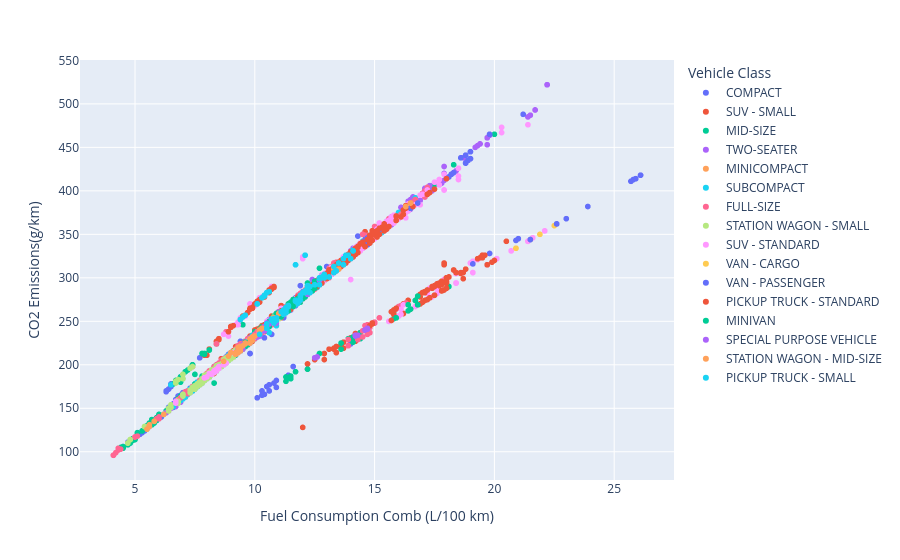

The notebook cell this image was saved under:
### Markdown cell above
## plotly scatter

### Code cell
fig = px.scatter(df_co2,
    x='Fuel Consumption Comb (L/100 km)',
    y='CO2 Emissions(g/km)',
    color='Vehicle Class',
    )
fig.update_layout(legend_x=1.02, legend_y=1)
fig.show()

### Figure 1 — Plotly figure (JSON) as saved in the notebook; plotly's stock layout.template omitted (floating-point values rounded to 4 significant figures; data arrays with more than 128 entries replaced by an {"elided": "..."} marker saying what was removed)
{"data": [{"hovertemplate": "Vehicle Class=COMPACT<br>Fuel Consumption Comb (L/100 km)=%{x}<br>CO2 Emissions(g/km)=%{y}<extra></extra>", "legendgroup": "COMPACT", "marker": {"color": "#636efa", "symbol": "circle"}, "mode": "markers", "name": "COMPACT", "showlegend": true, "type": "scattergl", "x": {"elided": "1022 float values"}, "xaxis": "x", "y": {"elided": "1022 int values"}, "yaxis": "y"}, {"hovertemplate": "Vehicle Class=SUV - SMALL<br>Fuel Consumption Comb (L/100 km)=%{x}<br>CO2 Emissions(g/km)=%{y}<extra></extra>", "legendgroup": "SUV - SMALL", "marker": {"color": "#EF553B", "symbol": "circle"}, "mode": "markers", "name": "SUV - SMALL", "showlegend": true, "type": "scattergl", "x": {"elided": "1217 float values"}, "xaxis": "x", "y": {"elided": "1217 int values"}, "yaxis": "y"}, {"hovertemplate": "Vehicle Class=MID-SIZE<br>Fuel Consumption Comb (L/100 km)=%{x}<br>CO2 Emissions(g/km)=%{y}<extra></extra>", "legendgroup": "MID-SIZE", "marker": {"color": "#00cc96", "symbol": "circle"}, "mode": "markers", "name": "MID-SIZE", "showlegend": true, "type": "scattergl", "x": {"elided": "1133 float values"}, "xaxis": "x", "y": {"elided": "1133 int values"}, "yaxis": "y"}, {"hovertemplate": "Vehicle Class=TWO-SEATER<br>Fuel Consumption Comb (L/100 km)=%{x}<br>CO2 Emissions(g/km)=%{y}<extra></extra>", "legendgroup": "TWO-SEATER", "marker": {"color": "#ab63fa", "symbol": "circle"}, "mode": "markers", "name": "TWO-SEATER", "showlegend": true, "type": "scattergl", "x": {"elided": "460 float values"}, "xaxis": "x", "y": {"elided": "460 int values"}, "yaxis": "y"}, {"hovertemplate": "Vehicle Class=MINICOMPACT<br>Fuel Consumption Comb (L/100 km)=%{x}<br>CO2 Emissions(g/km)=%{y}<extra></extra>", "legendgroup": "MINICOMPACT", "marker": {"color": "#FFA15A", "symbol": "circle"}, "mode": "markers", "name": "MINICOMPACT", "showlegend": true, "type": "scattergl", "x": {"elided": "326 float values"}, "xaxis": "x", "y": {"elided": "326 int values"}, "yaxis": "y"}, {"hovertemplate": "Vehicle Class=SUBCOMPACT<br>Fuel Consumption Comb (L/100 km)=%{x}<br>CO2 Emissions(g/km)=%{y}<extra></extra>", "legendgroup": "SUBCOMPACT", "marker": {"color": "#19d3f3", "symbol": "circle"}, "mode": "markers", "name": "SUBCOMPACT", "showlegend": true, "type": "scattergl", "x": {"elided": "606 float values"}, "xaxis": "x", "y": {"elided": "606 int values"}, "yaxis": "y"}, {"hovertemplate": "Vehicle Class=FULL-SIZE<br>Fuel Consumption Comb (L/100 km)=%{x}<br>CO2 Emissions(g/km)=%{y}<extra></extra>", "legendgroup": "FULL-SIZE", "marker": {"color": "#FF6692", "symbol": "circle"}, "mode": "markers", "name": "FULL-SIZE", "showlegend": true, "type": "scattergl", "x": {"elided": "639 float values"}, "xaxis": "x", "y": {"elided": "639 int values"}, "yaxis": "y"}, {"hovertemplate": "Vehicle Class=STATION WAGON - SMALL<br>Fuel Consumption Comb (L/100 km)=%{x}<br>CO2 Emissions(g/km)=%{y}<extra></extra>", "legendgroup": "STATION WAGON - SMALL", "marker": {"color": "#B6E880", "symbol": "circle"}, "mode": "markers", "name": "STATION WAGON - SMALL", "showlegend": true, "type": "scattergl", "x": {"elided": "252 float values"}, "xaxis": "x", "y": {"elided": "252 int values"}, "yaxis": "y"}, {"hovertemplate": "Vehicle Class=SUV - STANDARD<br>Fuel Consumption Comb (L/100 km)=%{x}<br>CO2 Emissions(g/km)=%{y}<extra></extra>", "legendgroup": "SUV - STANDARD", "marker": {"color": "#FF97FF", "symbol": "circle"}, "mode": "markers", "name": "SUV - STANDARD", "showlegend": true, "type": "scattergl", "x": {"elided": "735 float values"}, "xaxis": "x", "y": {"elided": "735 int values"}, "yaxis": "y"}, {"hovertemplate": "Vehicle Class=VAN - CARGO<br>Fuel Consumption Comb (L/100 km)=%{x}<br>CO2 Emissions(g/km)=%{y}<extra></extra>", "legendgroup": "VAN - CARGO", "marker": {"color": "#FECB52", "symbol": "circle"}, "mode": "markers", "name": "VAN - CARGO", "showlegend": true, "type": "scattergl", "x": [15.1, 15.9, 20.9, 16.5, 21.5, 16.5, 21.5, 16.5, 22.6, 16.2, 21.9, 17.2, 22.5, 15.1, 15.9, 20.9, 16.5, 21.5, 16.5, 21.5, 16.5, 22.6], "xaxis": "x", "y": [347, 366, 334, 380, 344, 380, 344, 380, 362, 373, 350, 396, 360, 347, 366, 334, 380, 344, 380, 344, 380, 362], "yaxis": "y"}, {"hovertemplate": "Vehicle Class=VAN - PASSENGER<br>Fuel Consumption Comb (L/100 km)=%{x}<br>CO2 Emissions(g/km)=%{y}<extra></extra>", "legendgroup": "VAN - PASSENGER", "marker": {"color": "#636efa", "symbol": "circle"}, "mode": "markers", "name": "VAN - PASSENGER", "showlegend": true, "type": "scattergl", "x": [16.5, 21.5, 16.5, 22.6, 18.0, 18.8, 25.7, 18.2, 18.9, 25.8, 16.8, 23.0, 21.2, 18.3, 23.9, 16.5, 21.5, 16.5, 22.6, 18.0, 18.8, 25.7, 18.2, 18.9, 25.8, 18.0, 18.8, 18.8, 25.9, 18.1, 19.0, 19.0, 26.1, 14.7, 14.8, 19.7, 18.0, 18.8, 18.8, 25.9, 18.1, 19.0, 19.0, 26.1, 18.8, 19.8, 14.6, 15.2, 21.0, 18.8, 19.8, 18.6, 19.0, 14.6, 15.1, 20.9, 18.6, 19.0, 14.7, 15.1, 14.7, 15.2, 14.5, 19.1, 15.0, 19.8], "xaxis": "x", "y": [380, 344, 380, 362, 414, 432, 411, 419, 435, 413, 386, 368, 488, 421, 382, 380, 344, 380, 362, 414, 432, 411, 419, 435, 413, 414, 432, 432, 414, 416, 437, 437, 418, 338, 340, 315, 414, 432, 432, 414, 416, 437, 437, 418, 441, 465, 342, 356, 345, 441, 465, 438, 445, 344, 354, 343, 438, 445, 345, 354, 346, 355, 340, 316, 352, 328], "yaxis": "y"}, {"hovertemplate": "Vehicle Class=PICKUP TRUCK - STANDARD<br>Fuel Consumption Comb (L/100 km)=%{x}<br>CO2 Emissions(g/km)=%{y}<extra></extra>", "legendgroup": "PICKUP TRUCK - STANDARD", "marker": {"color": "#EF553B", "symbol": "circle"}, "mode": "markers", "name": "PICKUP TRUCK - STANDARD", "showlegend": true, "type": "scattergl", "x": {"elided": "538 float values"}, "xaxis": "x", "y": {"elided": "538 int values"}, "yaxis": "y"}, {"hovertemplate": "Vehicle Class=MINIVAN<br>Fuel Consumption Comb (L/100 km)=%{x}<br>CO2 Emissions(g/km)=%{y}<extra></extra>", "legendgroup": "MINIVAN", "marker": {"color": "#00cc96", "symbol": "circle"}, "mode": "markers", "name": "MINIVAN", "showlegend": true, "type": "scattergl", "x": [12.0, 16.8, 11.8, 16.5, 10.6, 12.0, 9.7, 9.8, 11.1, 11.4, 15.9, 11.3, 12.4, 12.1, 12.0, 16.8, 11.8, 16.4, 10.6, 11.6, 11.4, 12.5, 9.6, 9.8, 10.5, 11.4, 15.9, 11.4, 12.5, 12.0, 16.8, 11.8, 16.4, 10.6, 11.6, 11.4, 12.5, 9.7, 9.8, 11.4, 12.5, 10.9, 10.6, 11.8, 16.7, 10.7, 11.6, 11.4, 12.5, 9.6, 9.8, 10.9, 11.7, 10.9, 10.6, 11.8, 16.7, 10.7, 10.6, 11.6, 11.4, 12.5, 10.9, 11.7, 10.9, 10.6, 11.8, 16.7, 10.7, 10.6, 11.5, 10.8, 11.7, 10.6, 10.6, 11.8, 10.6, 11.5, 11.0, 11.7], "xaxis": "x", "y": [276, 269, 271, 264, 244, 276, 223, 225, 255, 262, 254, 260, 285, 278, 276, 269, 271, 262, 244, 267, 262, 288, 221, 225, 242, 262, 254, 262, 288, 282, 279, 276, 269, 250, 275, 269, 296, 226, 229, 267, 290, 257, 249, 276, 274, 251, 275, 269, 296, 226, 230, 255, 274, 259, 249, 276, 274, 252, 247, 275, 269, 296, 256, 274, 259, 249, 276, 274, 252, 247, 272, 254, 274, 249, 249, 276, 248, 271, 259, 274], "yaxis": "y"}, {"hovertemplate": "Vehicle Class=SPECIAL PURPOSE VEHICLE<br>Fuel Consumption Comb (L/100 km)=%{x}<br>CO2 Emissions(g/km)=%{y}<extra></extra>", "legendgroup": "SPECIAL PURPOSE VEHICLE", "marker": {"color": "#ab63fa", "symbol": "circle"}, "mode": "markers", "name": "SPECIAL PURPOSE VEHICLE", "showlegend": true, "type": "scattergl", "x": [9.5, 9.9, 10.1, 10.4, 10.2, 12.2, 9.3, 9.4, 9.4, 9.9, 10.2, 10.4, 10.1, 12.2, 9.4, 9.8, 9.4, 9.5, 10.4, 10.4, 14.2, 10.7, 10.7, 14.6, 10.7, 10.7, 14.6, 11.4, 12.7, 10.2, 10.9, 9.4, 9.8, 9.4, 10.4, 14.2, 10.8, 14.7, 12.7, 10.2, 10.5, 9.4, 9.9, 9.3, 10.4, 14.3, 10.7, 14.7, 12.7, 10.7, 11.4, 9.3, 9.9, 9.3, 9.3, 12.6, 10.6, 9.2, 9.2, 12.5, 10.7, 12.7, 10.7, 10.5, 11.4, 9.3, 9.9, 9.3, 12.6, 9.3, 10.6, 9.2, 9.2, 12.5, 10.7, 9.3, 9.9], "xaxis": "x", "y": [218, 228, 232, 239, 235, 281, 214, 216, 216, 228, 235, 239, 232, 281, 216, 225, 220, 223, 243, 243, 233, 252, 252, 240, 252, 252, 240, 268, 298, 233, 248, 220, 231, 220, 244, 234, 253, 242, 298, 240, 248, 220, 232, 218, 244, 234, 251, 241, 298, 251, 268, 218, 232, 219, 219, 209, 247, 214, 214, 208, 251, 297, 251, 248, 268, 218, 232, 219, 209, 219, 247, 214, 214, 208, 251, 218, 232], "yaxis": "y"}, {"hovertemplate": "Vehicle Class=STATION WAGON - MID-SIZE<br>Fuel Consumption Comb (L/100 km)=%{x}<br>CO2 Emissions(g/km)=%{y}<extra></extra>", "legendgroup": "STATION WAGON - MID-SIZE", "marker": {"color": "#FFA15A", "symbol": "circle"}, "mode": "markers", "name": "STATION WAGON - MID-SIZE", "showlegend": true, "type": "scattergl", "x": [9.2, 9.3, 10.5, 13.5, 13.5, 5.5, 9.3, 9.3, 10.8, 13.3, 9.4, 9.8, 9.9, 5.6, 9.0, 9.3, 13.3, 10.8, 9.8, 9.9, 5.6, 8.9, 11.0, 9.8, 9.9, 5.8, 8.7, 9.4, 9.4, 13.3, 9.6, 9.5, 11.1, 9.8, 9.9, 5.8, 9.3, 9.2, 9.6, 10.2, 12.7, 9.6, 10.8, 10.2, 10.3, 16.3, 9.4, 10.0, 12.7, 10.2, 10.3, 16.5, 16.5], "xaxis": "x", "y": [212, 214, 242, 310, 310, 126, 214, 214, 248, 306, 216, 225, 228, 129, 214, 220, 310, 253, 230, 232, 131, 210, 259, 230, 232, 135, 204, 219, 221, 312, 225, 222, 261, 230, 232, 135, 216, 214, 224, 239, 299, 225, 254, 240, 242, 382, 219, 233, 299, 240, 242, 386, 386], "yaxis": "y"}, {"hovertemplate": "Vehicle Class=PICKUP TRUCK - SMALL<br>Fuel Consumption Comb (L/100 km)=%{x}<br>CO2 Emissions(g/km)=%{y}<extra></extra>", "legendgroup": "PICKUP TRUCK - SMALL", "marker": {"color": "#19d3f3", "symbol": "circle"}, "mode": "markers", "name": "PICKUP TRUCK - SMALL", "showlegend": true, "type": "scattergl", "x": {"elided": "159 float values"}, "xaxis": "x", "y": {"elided": "159 int values"}, "yaxis": "y"}], "layout": {"legend": {"title": {"text": "Vehicle Class"}, "tracegroupgap": 0, "x": 1.02, "y": 1}, "margin": {"t": 60}, "xaxis": {"anchor": "y", "domain": [0, 1], "title": {"text": "Fuel Consumption Comb (L/100 km)"}}, "yaxis": {"anchor": "x", "domain": [0, 1], "title": {"text": "CO2 Emissions(g/km)"}}}}
